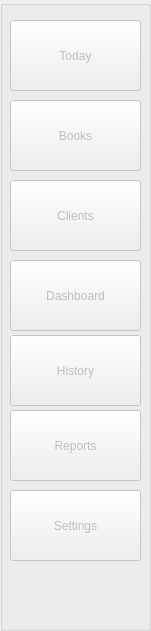
  <widget class="QGroupBox" name="groupBox_14">
   <property name="enabled">
    <bool>true</bool>
   </property>
   <property name="geometry">
    <rect>
     <x>-1</x>
     <y>30</y>
     <width>151</width>
     <height>631</height>
    </rect>
   </property>
   <property name="title">
    <string/>
   </property>
   <widget class="QPushButton" name="pushButton">
    <property name="enabled">
     <bool>false</bool>
    </property>
    <property name="geometry">
     <rect>
      <x>10</x>
      <y>20</y>
      <width>131</width>
      <height>71</height>
     </rect>
    </property>
    <property name="font">
     <font>
      <family>Segoe UI</family>
     </font>
    </property>
    <property name="styleSheet">
     <string notr="true"/>
    </property>
    <property name="text">
     <string>Today</string>
    </property>
    <property name="icon">
     <iconset resource="icons.qrc">
      <normaloff>:/icons/today.png</normaloff>:/icons/today.png</iconset>
    </property>
    <property name="iconSize">
     <size>
      <width>30</width>
      <height>30</height>
     </size>
    </property>
   </widget>
   <widget class="QPushButton" name="pushButton_2">
    <property name="enabled">
     <bool>false</bool>
    </property>
    <property name="geometry">
     <rect>
      <x>10</x>
      <y>100</y>
      <width>131</width>
      <height>71</height>
     </rect>
    </property>
    <property name="font">
     <font>
      <family>Segoe UI</family>
     </font>
    </property>
    <property name="text">
     <string>Books</string>
    </property>
    <property name="icon">
     <iconset resource="icons.qrc">
      <normaloff>:/icons/book.png</normaloff>:/icons/book.png</iconset>
    </property>
    <property name="iconSize">
     <size>
      <width>30</width>
      <height>30</height>
     </size>
    </property>
   </widget>
   <widget class="QPushButton" name="pushButton_4">
    <property name="enabled">
     <bool>false</bool>
    </property>
    <property name="geometry">
     <rect>
      <x>10</x>
      <y>260</y>
      <width>131</width>
      <height>71</height>
     </rect>
    </property>
    <property name="font">
     <font>
      <family>Segoe UI</family>
     </font>
    </property>
    <property name="text">
     <string>Dashboard</string>
    </property>
    <property name="icon">
     <iconset resource="icons.qrc">
      <normaloff>:/icons/dashboard.png</normaloff>:/icons/dashboard.png</iconset>
    </property>
    <property name="iconSize">
     <size>
      <width>30</width>
      <height>30</height>
     </size>
    </property>
   </widget>
   <widget class="QPushButton" name="pushButton_7">
    <property name="enabled">
     <bool>false</bool>
    </property>
    <property name="geometry">
     <rect>
      <x>10</x>
      <y>410</y>
      <width>131</width>
      <height>71</height>
     </rect>
    </property>
    <property name="font">
     <font>
      <family>Segoe UI</family>
     </font>
    </property>
    <property name="text">
     <string>Reports</string>
    </property>
    <property name="icon">
     <iconset resource="icons.qrc">
      <normaloff>:/icons/report.png</normaloff>:/icons/report.png</iconset>
    </property>
    <property name="iconSize">
     <size>
      <width>30</width>
      <height>30</height>
     </size>
    </property>
   </widget>
   <widget class="QPushButton" name="pushButton_5">
    <property name="enabled">
     <bool>false</bool>
    </property>
    <property name="geometry">
     <rect>
      <x>10</x>
      <y>490</y>
      <width>131</width>
      <height>71</height>
     </rect>
    </property>
    <property name="font">
     <font>
      <family>Segoe UI</family>
     </font>
    </property>
    <property name="text">
     <string>Settings</string>
    </property>
    <property name="icon">
     <iconset resource="icons.qrc">
      <normaloff>:/icons/setting.png</normaloff>:/icons/setting.png</iconset>
    </property>
    <property name="iconSize">
     <size>
      <width>30</width>
      <height>30</height>
     </size>
    </property>
   </widget>
   <widget class="QPushButton" name="pushButton_6">
    <property name="enabled">
     <bool>false</bool>
    </property>
    <property name="geometry">
     <rect>
      <x>10</x>
      <y>335</y>
      <width>131</width>
      <height>71</height>
     </rect>
    </property>
    <property name="font">
     <font>
      <family>Segoe UI</family>
     </font>
    </property>
    <property name="text">
     <string>History</string>
    </property>
    <property name="icon">
     <iconset resource="icons.qrc">
      <normaloff>:/icons/history.png</normaloff>:/icons/history.png</iconset>
    </property>
    <property name="iconSize">
     <size>
      <width>30</width>
      <height>30</height>
     </size>
    </property>
   </widget>
   <widget class="QPushButton" name="pushButton_3">
    <property name="enabled">
     <bool>false</bool>
    </property>
    <property name="geometry">
     <rect>
      <x>10</x>
      <y>180</y>
      <width>131</width>
      <height>71</height>
     </rect>
    </property>
    <property name="font">
     <font>
      <family>Segoe UI</family>
     </font>
    </property>
    <property name="text">
     <string>Clients</string>
    </property>
    <property name="icon">
     <iconset resource="icons.qrc">
      <normaloff>:/icons/person.png</normaloff>:/icons/person.png</iconset>
    </property>
    <property name="iconSize">
     <size>
      <width>30</width>
      <height>30</height>
     </size>
    </property>
   </widget>
  </widget>
